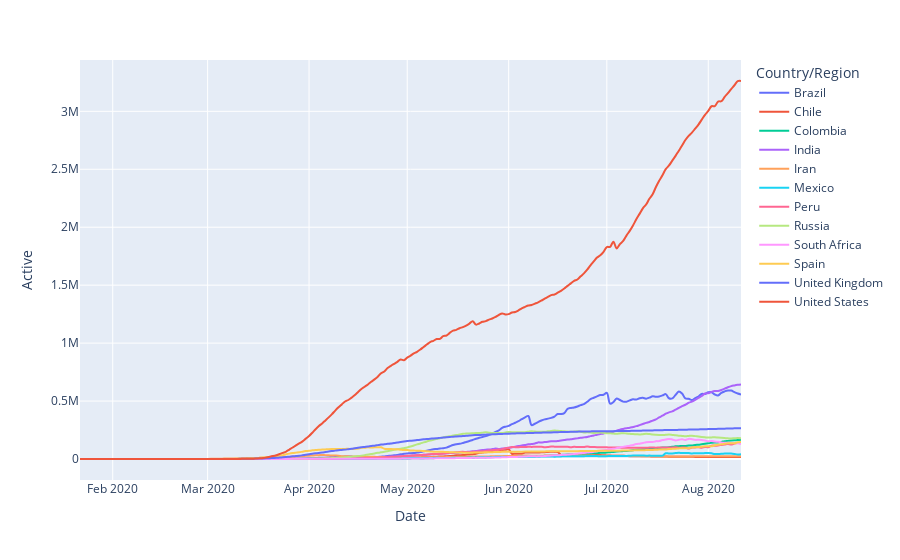

The code cell stored with this chart in its notebook:
### Code cell
fig = px.line(top12_countries, x="Date", y="Active", color="Country/Region", line_group="Country/Region", hover_name="Country/Region",
        line_shape="spline", render_mode="svg")
fig.show()

### Figure 1 — Plotly figure (JSON) as saved in the notebook; plotly's stock layout.template omitted (floating-point values rounded to 4 significant figures; data arrays with more than 128 entries replaced by an {"elided": "..."} marker saying what was removed)
{"data": [{"hovertemplate": "<b>%{hovertext}</b><br><br>Country/Region=Brazil<br>Date=%{x}<br>Active=%{y}<extra></extra>", "hovertext": {"elided": "203 str values"}, "legendgroup": "Brazil", "line": {"color": "#636efa", "dash": "solid", "shape": "spline"}, "mode": "lines", "name": "Brazil", "showlegend": true, "type": "scatter", "x": {"elided": "203 str values"}, "xaxis": "x", "y": {"elided": "203 int values"}, "yaxis": "y"}, {"hovertemplate": "<b>%{hovertext}</b><br><br>Country/Region=Chile<br>Date=%{x}<br>Active=%{y}<extra></extra>", "hovertext": {"elided": "203 str values"}, "legendgroup": "Chile", "line": {"color": "#EF553B", "dash": "solid", "shape": "spline"}, "mode": "lines", "name": "Chile", "showlegend": true, "type": "scatter", "x": {"elided": "203 str values"}, "xaxis": "x", "y": {"elided": "203 int values"}, "yaxis": "y"}, {"hovertemplate": "<b>%{hovertext}</b><br><br>Country/Region=Colombia<br>Date=%{x}<br>Active=%{y}<extra></extra>", "hovertext": {"elided": "203 str values"}, "legendgroup": "Colombia", "line": {"color": "#00cc96", "dash": "solid", "shape": "spline"}, "mode": "lines", "name": "Colombia", "showlegend": true, "type": "scatter", "x": {"elided": "203 str values"}, "xaxis": "x", "y": {"elided": "203 int values"}, "yaxis": "y"}, {"hovertemplate": "<b>%{hovertext}</b><br><br>Country/Region=India<br>Date=%{x}<br>Active=%{y}<extra></extra>", "hovertext": {"elided": "203 str values"}, "legendgroup": "India", "line": {"color": "#ab63fa", "dash": "solid", "shape": "spline"}, "mode": "lines", "name": "India", "showlegend": true, "type": "scatter", "x": {"elided": "203 str values"}, "xaxis": "x", "y": {"elided": "203 int values"}, "yaxis": "y"}, {"hovertemplate": "<b>%{hovertext}</b><br><br>Country/Region=Iran<br>Date=%{x}<br>Active=%{y}<extra></extra>", "hovertext": {"elided": "203 str values"}, "legendgroup": "Iran", "line": {"color": "#FFA15A", "dash": "solid", "shape": "spline"}, "mode": "lines", "name": "Iran", "showlegend": true, "type": "scatter", "x": {"elided": "203 str values"}, "xaxis": "x", "y": {"elided": "203 int values"}, "yaxis": "y"}, {"hovertemplate": "<b>%{hovertext}</b><br><br>Country/Region=Mexico<br>Date=%{x}<br>Active=%{y}<extra></extra>", "hovertext": {"elided": "203 str values"}, "legendgroup": "Mexico", "line": {"color": "#19d3f3", "dash": "solid", "shape": "spline"}, "mode": "lines", "name": "Mexico", "showlegend": true, "type": "scatter", "x": {"elided": "203 str values"}, "xaxis": "x", "y": {"elided": "203 int values"}, "yaxis": "y"}, {"hovertemplate": "<b>%{hovertext}</b><br><br>Country/Region=Peru<br>Date=%{x}<br>Active=%{y}<extra></extra>", "hovertext": {"elided": "203 str values"}, "legendgroup": "Peru", "line": {"color": "#FF6692", "dash": "solid", "shape": "spline"}, "mode": "lines", "name": "Peru", "showlegend": true, "type": "scatter", "x": {"elided": "203 str values"}, "xaxis": "x", "y": {"elided": "203 int values"}, "yaxis": "y"}, {"hovertemplate": "<b>%{hovertext}</b><br><br>Country/Region=Russia<br>Date=%{x}<br>Active=%{y}<extra></extra>", "hovertext": {"elided": "203 str values"}, "legendgroup": "Russia", "line": {"color": "#B6E880", "dash": "solid", "shape": "spline"}, "mode": "lines", "name": "Russia", "showlegend": true, "type": "scatter", "x": {"elided": "203 str values"}, "xaxis": "x", "y": {"elided": "203 int values"}, "yaxis": "y"}, {"hovertemplate": "<b>%{hovertext}</b><br><br>Country/Region=South Africa<br>Date=%{x}<br>Active=%{y}<extra></extra>", "hovertext": {"elided": "203 str values"}, "legendgroup": "South Africa", "line": {"color": "#FF97FF", "dash": "solid", "shape": "spline"}, "mode": "lines", "name": "South Africa", "showlegend": true, "type": "scatter", "x": {"elided": "203 str values"}, "xaxis": "x", "y": {"elided": "203 int values"}, "yaxis": "y"}, {"hovertemplate": "<b>%{hovertext}</b><br><br>Country/Region=Spain<br>Date=%{x}<br>Active=%{y}<extra></extra>", "hovertext": {"elided": "203 str values"}, "legendgroup": "Spain", "line": {"color": "#FECB52", "dash": "solid", "shape": "spline"}, "mode": "lines", "name": "Spain", "showlegend": true, "type": "scatter", "x": {"elided": "203 str values"}, "xaxis": "x", "y": {"elided": "203 int values"}, "yaxis": "y"}, {"hovertemplate": "<b>%{hovertext}</b><br><br>Country/Region=United Kingdom<br>Date=%{x}<br>Active=%{y}<extra></extra>", "hovertext": {"elided": "203 str values"}, "legendgroup": "United Kingdom", "line": {"color": "#636efa", "dash": "solid", "shape": "spline"}, "mode": "lines", "name": "United Kingdom", "showlegend": true, "type": "scatter", "x": {"elided": "203 str values"}, "xaxis": "x", "y": {"elided": "203 int values"}, "yaxis": "y"}, {"hovertemplate": "<b>%{hovertext}</b><br><br>Country/Region=United States<br>Date=%{x}<br>Active=%{y}<extra></extra>", "hovertext": {"elided": "203 str values"}, "legendgroup": "United States", "line": {"color": "#EF553B", "dash": "solid", "shape": "spline"}, "mode": "lines", "name": "United States", "showlegend": true, "type": "scatter", "x": {"elided": "203 str values"}, "xaxis": "x", "y": {"elided": "203 int values"}, "yaxis": "y"}], "layout": {"legend": {"title": {"text": "Country/Region"}, "tracegroupgap": 0}, "margin": {"t": 60}, "xaxis": {"anchor": "y", "domain": [0, 1], "title": {"text": "Date"}}, "yaxis": {"anchor": "x", "domain": [0, 1], "title": {"text": "Active"}}}}
